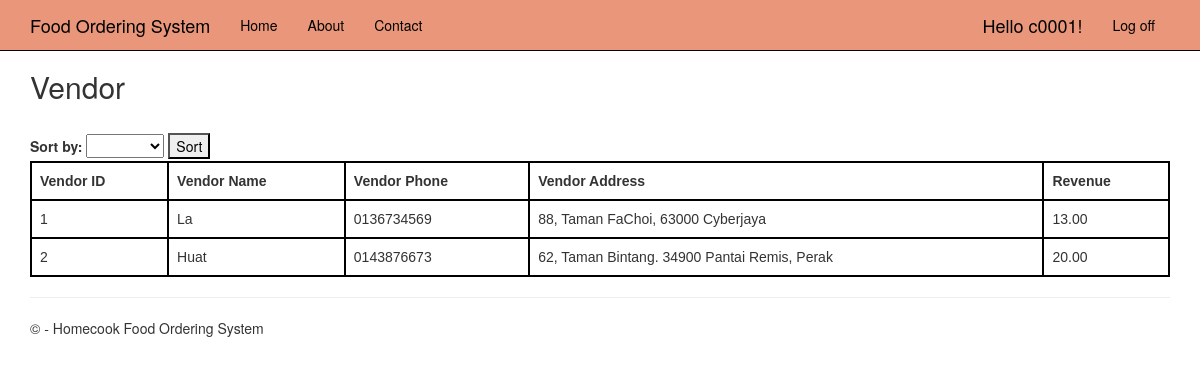
Before: /viewvendor (signed in) with the older database file.
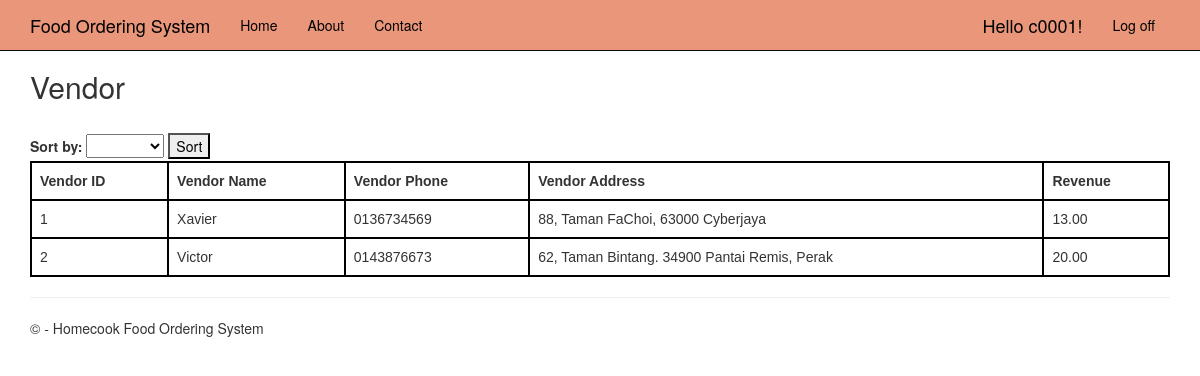
After: the same page with the newer database file.
### app/models.py (models this page shows, shortened)
class Vendor(models.Model):
    user = models.OneToOneField(User, on_delete=models.CASCADE)
    vendor_id = models.BigAutoField(auto_created=True, primary_key=True, serialize=False, verbose_name='ID')
    vendor_name = models.CharField(max_length=30, null=True)
    vendor_phone = models.CharField(max_length=20, null=True)
    vendor_address = models.CharField(max_length=200, null=True)
    vendor_revenue = models.DecimalField(default=0, max_digits=12, decimal_places=2)

### systemmanager/viewvendor/views.py (the view)
# urls.py: re_path(r'^viewvendor', viewvendor_views.viewAllVendor, name = 'viewvendor'),
@login_required
def viewAllVendor(request):
    sort_by = request.GET.get('vendor')
    if sort_by == 'ID':
        vendors = Vendor.objects.all().order_by('vendor_id').values()
    elif sort_by == 'Name':
        vendors = Vendor.objects.all().order_by('vendor_name').values()
    elif sort_by == 'Revenue':
        vendors = Vendor.objects.all().order_by('vendor_revenue').values()
    else:
        vendors = Vendor.objects.all().values()
    context = {
        'vendors' : vendors,
        'sort_by' : sort_by,
    }
    return render(request, 'viewvendor/viewvendor.html', context)

### systemmanager/viewvendor/templates/viewvendor/viewvendor.html (shortened to what this page needs)
{% extends "app/layout.html" %}
{% block content %}
<div class="viewvendor">
    <div class=top>
        <h2>Vendor</h2>
    </div>
    <form method="GET" action="{% url 'viewvendor' %}">
        <label for="viewvendor">Sort by:</label>
        <select name="vendor" id="vendor">
            <option value="" {% if not request.GET.vendor %}selected{% endif %}> </option>
            <option value="ID" {% if request.GET.vendor == 'ID' %}selected{% endif %}>ID</option>
        </select>
        <button type="submit">Sort</button>
    </form>
    <table>
        <thead>
            <tr>
                <th>
                    Vendor ID
                </th>
                <th>
                    Vendor Name
                </th>
                <th>
                    Vendor Phone
                </th>
                <th>
                    Vendor Address
                </th>
                <th>
                    Revenue
            </tr>
        </thead>
        {% for vendor in vendors %}
            <tr>
                <td>
                    {{ vendor.vendor_id }}
                </td>
                <td>
                    {{ vendor.vendor_name }}
                </td>
                <td>
                    {{ vendor.vendor_phone }}
                </td>
                <td>
                    {{ vendor.vendor_address }}
                </td>
                <td>
                    {{ vendor.vendor_revenue }}
                </td>
            </tr>
        {% endfor %}
    </table>
</div>
{% endblock %}

Changed rows visible on the page:
changed Vendor "88, Taman FaChoi, 63000 Cyberjaya": vendor_name "La" → "Xavier"
changed Vendor "62, Taman Bintang. 34900 Pantai Remis, Perak": vendor_name "Huat" → "Victor"
